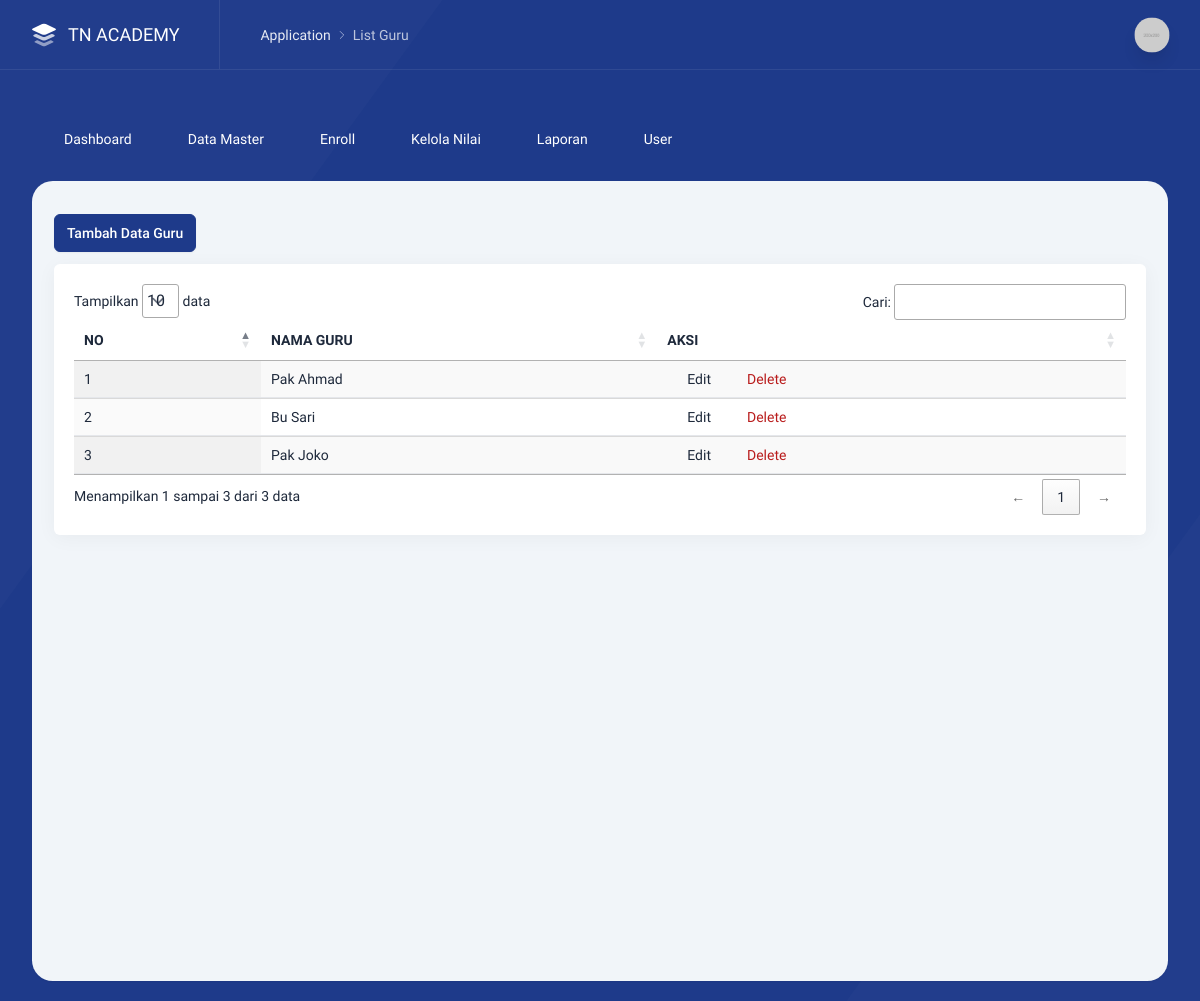
Page /index.php/admin/guru on the committed database.
### tables this page shows
CREATE TABLE `guru` (
  `id_guru` int NOT NULL,
  `nama_guru` varchar(150) NOT NULL
);

### application/libraries/template.php (called while the page is built, shortened)
<?php
class Template{
    var $template_data = array();
    function set($name, $value){
        $this->template_data[$name] = $value;
    }
    function load($template = '', $view = '' , $view_data = array(), $return = FALSE){
        $this->CI =& get_instance();
        $this->set('contents', $this->CI->load->view($view, $view_data, TRUE));
        return $this->CI->load->view($template, $this->template_data, $return);
    }
}

### application/controllers/admin/Guru.php (called while the page is built, shortened)
<?php
class Guru extends MY_Controller {
    public function index()
    {
        $data = array(
            'guru'      => $this->Guru_model->get_all(),
            'title'      => 'List Guru',
        );
        $this->template->load('template','master/guru',$data);
    }
}

### index.php (called while the page is built, shortened)
<?php
require_once BASEPATH.'core/CodeIgniter.php';

### application/models/Guru_model.php (called while the page is built, shortened)
<?php
class Guru_model extends CI_Model {
	public function get_all()
	{
		return $this->db->get('guru')->result_array();
	}
}

### application/views/master/guru.php (the view, shortened to what this page needs)
<div class="text-left">
    <a href="javascript:;" data-tw-toggle="modal" data-tw-target="#addGuru" class="btn btn-primary">
        Tambah Data Guru
    </a>
</div>
<div class="intro-y box mt-3">
    <div class="p-5">
        <div class="preview">
            <div class="overflow-x-auto">
                <table id="guruTable" class="table table-report table-report--bordered display datatable w-full">
                    <thead class="bg-gray-100">
                        <tr>
                            <th class="border-b-2">NO</th>
                            <th class="border-b-2">NAMA GURU</th>
                            <th class="border-b-2">AKSI</th>
                        </tr>
                    </thead>
                    <tbody>
                        <?php $no=1; foreach ($guru as $gu) { ?>
                        <tr>
                            <td class="border-b"><?= $no ?></td>
                            <td class="border-b"><?= $gu['nama_guru'] ?></td>
                            <td class="border-b">
                                <div class="flex space-x-3">
                                    <a class="flex text-blue-500 mr-4" href="javascript:;"
                                       data-tw-toggle="modal" data-tw-target="#edit<?= $gu['id_guru'] ?>">
                                        <i data-lucide="edit" class="w-4 h-4 mr-1"></i>Edit
                                    </a>
                                   <a class="flex text-danger delete-btn" href="javascript:;"
                                       onclick="confirmDelete('<?= site_url('admin/guru/delete/'.$gu['id_guru']) ?>')">
                                        <i data-lucide="trash-2" class="w-4 h-4 mr-1"></i> Delete
                                    </a>
                                </div>
                            </td>
                        </tr>
                        <?php $no++; } ?>
                    </tbody>
                </table>
            </div>
        </div>
    </div>
</div>

### rows in the picture
guru: nama_guru "Pak Ahmad"
guru: nama_guru "Bu Sari"
guru: nama_guru "Pak Joko"

### other values in the picture
$title "List Guru"
